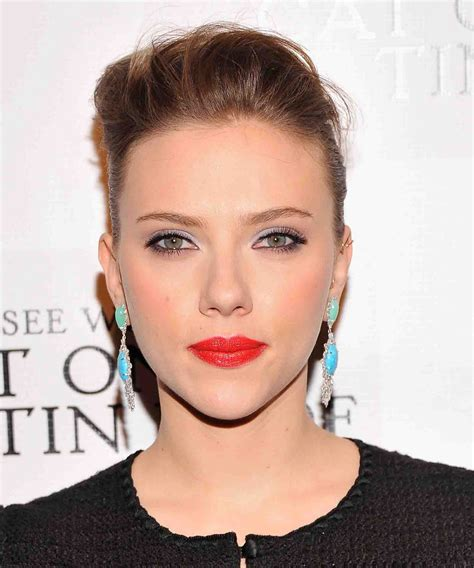
#> input picture image_dataset/ben/1.jpg, 474 x 568 px, found by its file name; its folder holds 4 pictures in this run
$ jupyter execute --allow-errors Face_Recognition.ipynb   (shell and % lines are left out)
#> lines starting #> are read from the running program, lines starting #| are printed output that depends on the picture
[cell 1]
#importing system libraries
import os
import warnings
warnings.simplefilter('ignore')

[cell 2]
#importing datahandling lib
import numpy as np
import pandas as pd

[cell 3]
#importing data visualization
import matplotlib.pyplot as plt

[cell 4]
#import required components for image processing
from skimage.io import imread,imshow
from skimage.transform import resize
from skimage.color import rgb2gray

[cell 5]
ben=os.listdir('/content/ben')

#> (a cell that did not finish here is left out)

#> (a cell that did not finish here is left out)

[cell 8]
#Reading images as a matrix of numbers
limit=100
benimages=[None]*limit
j=0

for i in ben:
    if(j<limit):
          benimages[j]=imread("/content/ben/"+i)
          j+=1
    else:
          break

[cell 9]
limit=100
#> limit = 100
jerryimages=[None]*limit
#> jerryimages = 100 items
j=0

#> (the rest of this cell did not finish here and is left out)

[cell 10]
limit = 100
madonnaimages =[None]*limit
j=0
#> (the rest of this cell did not finish here and is left out)

#> (a cell that did not finish here is left out)

#> (a cell that did not finish here is left out)

#> (a cell that did not finish here is left out)

[cell 14]
benimages_gray=[None]*limit
j=0

for i in ben:
    if(j<limit):
        benimages_gray[j]=rgb2gray(benimages[j])
        j+=1
    else:
        break
#> after the loop, benimages_gray = 100 items; j = 4

[cell 15]
jerryimages_gray=[None]*limit
j=0

#> (the rest of this cell did not finish here and is left out)

[cell 16]
madonnaimages_gray=[None]*limit
j=0
#> (the rest of this cell did not finish here and is left out)

[cell 17]
imshow(benimages_gray[3])
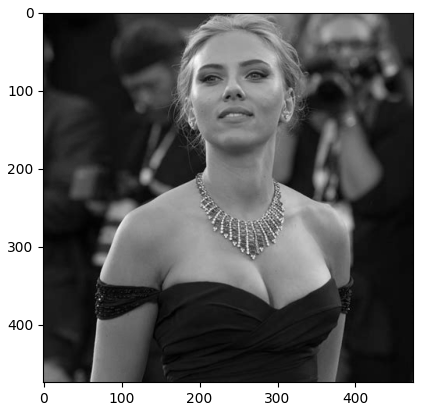
#> figure drawn by matplotlib, 1 panel

#> (a cell that did not finish here is left out)

#> (a cell that did not finish here is left out)

[cell 20]
benimages_gray[1].shape
#> Out = (591, 474)
